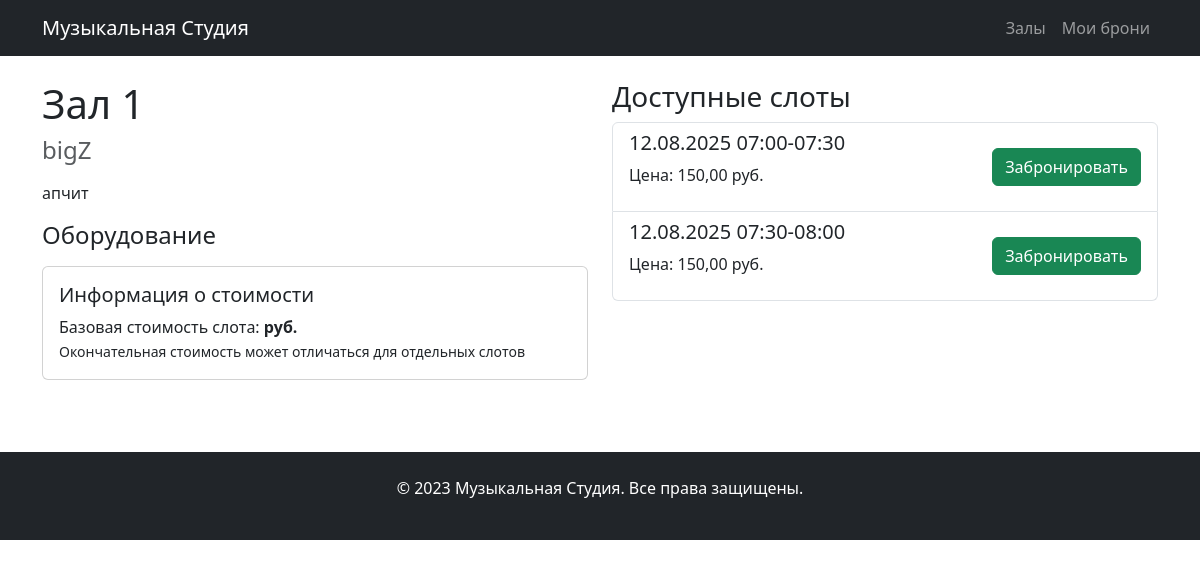
Page /room/2/ on the committed database.
### studios/models.py (models this page shows, shortened)
class Room(models.Model):
    name = models.CharField(max_length=100, verbose_name="Название зала")
    studio = models.ForeignKey(Studio, on_delete=models.CASCADE, related_name='rooms')
    description = models.TextField(blank=True, verbose_name="Описание")
    is_active = models.BooleanField(default=True, verbose_name="Активен")

class Studio(models.Model):
    name = models.CharField(max_length=100, verbose_name="Название")
    address = models.TextField(verbose_name="Адрес")
    created_at = models.DateTimeField(auto_now_add=True)
    updated_at = models.DateTimeField(auto_now=True)

### bookings/models.py (models this page shows, shortened)
class TimeSlot(models.Model):
    STATUS_CHOICES = (
        ('free', 'Свободен'),
        ('booked', 'Забронирован'),
        ('blocked', 'Заблокирован'),
    )
    room = models.ForeignKey(Room, on_delete=models.CASCADE, related_name='timeslots')
    date = models.DateField(verbose_name="Дата")
    start_time = models.TimeField(verbose_name="Начало слота")
    end_time = models.TimeField(verbose_name="Конец слота")
    status = models.CharField(max_length=10, choices=STATUS_CHOICES, default='free')
    price = models.DecimalField(max_digits=8, decimal_places=2, default=0)
    created_at = models.DateTimeField(auto_now_add=True)
    class Meta:
        verbose_name = "Таймслот"
        verbose_name_plural = "Таймслоты"
        unique_together = ('room', 'date', 'start_time')
        indexes = [
            models.Index(fields=['room', 'date', 'status']),
        ]
        ordering = ['date', 'start_time']

### website/views.py (the view)
# urls.py: path('room/<int:room_id>/', views.room_detail, name='room_detail'),
def room_detail(request, room_id):
    room = get_object_or_404(Room, id=room_id)
    start_date = timezone.now().date()
    end_date = start_date + timezone.timedelta(days=7)
    available_slots = TimeSlot.objects.filter(
        room=room,
        date__range=[start_date, end_date],
        status='free'
    ).order_by('date', 'start_time')
    return render(request, 'website/room_detail.html', {
        'room': room,
        'available_slots': available_slots
    })

### website/templates/website/room_detail.html (shortened to what this page needs)
{% extends "website/base.html" %}
{% block content %}
<div class="row">
    <div class="col-md-6">
        <h1>{{ room.name }}</h1>
        <h4 class="text-muted">{{ room.studio.name }}</h4>
        <p class="mt-3">{{ room.description }}</p>
        <h4>Оборудование</h4>
        <div class="card mb-4">
            <div class="card-body">
                <h5 class="card-title">Информация о стоимости</h5>
                <p class="card-text">
                    Базовая стоимость слота: <strong>{{ room.price_per_slot }} руб.</strong><br>
                    <small>Окончательная стоимость может отличаться для отдельных слотов</small>
                </p>
            </div>
        </div>
    </div>
    <div class="col-md-6">
        <h3>Доступные слоты</h3>
        {% if available_slots %}
        <div class="list-group">
            {% for slot in available_slots %}
            <div class="list-group-item d-flex justify-content-between align-items-center">
                <div>
                    <h5>{{ slot.date|date:"d.m.Y" }} {{ slot.start_time|time:"H:i" }}-{{ slot.end_time|time:"H:i" }}</h5>
                    <p>Цена: {{ slot.price }} руб.</p>
                </div>
                <a href="{% url 'booking_form' slot.id %}" class="btn btn-success">Забронировать</a>
            </div>
            {% endfor %}
        </div>
        {% else %}
        <div class="alert alert-info">
            На ближайшую неделю свободных слотов нет. Попробуйте выбрать другую дату.
        </div>
        {% endif %}
    </div>
</div>
{% endblock %}

### rows in the picture
Room: name "Зал 1", studio.name "bigZ", description "апчит"
TimeSlot: date "12.08.2025", start_time "07:00", end_time "07:30", price "150,00"
TimeSlot: date "12.08.2025", start_time "07:30", end_time "08:00", price "150,00"
